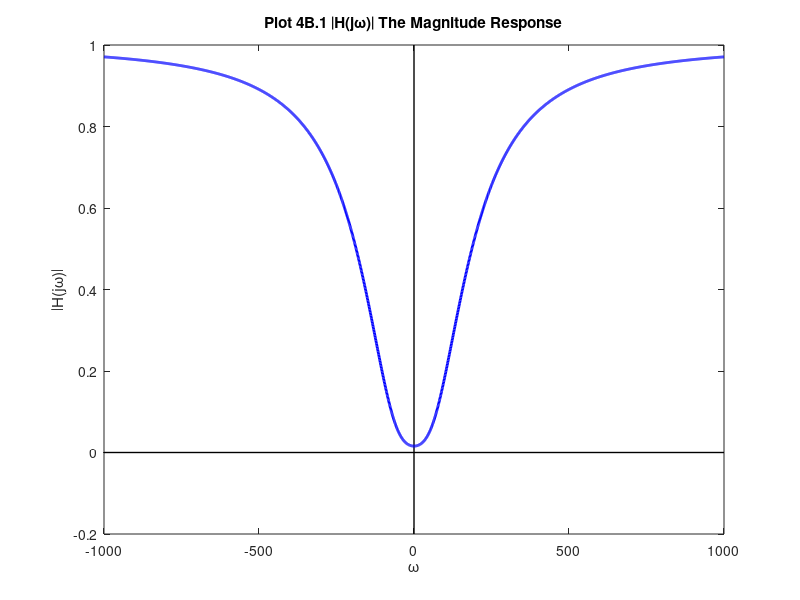
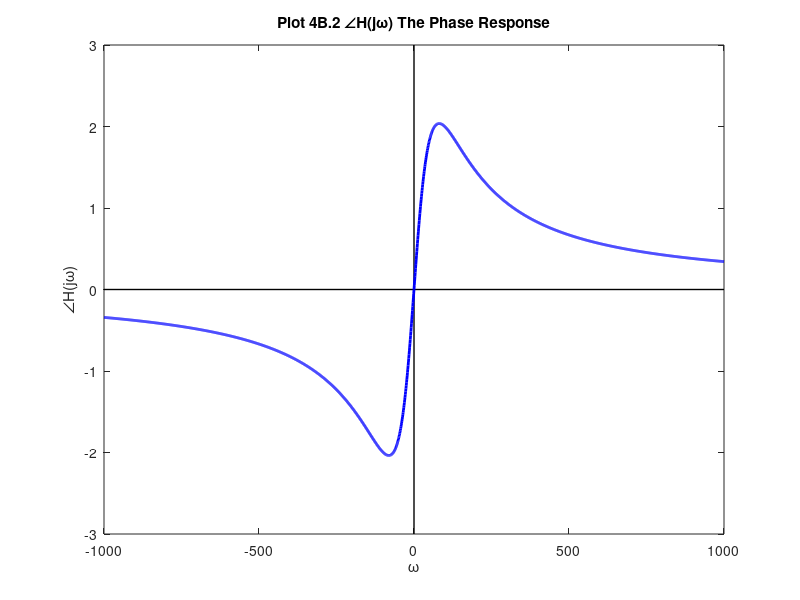
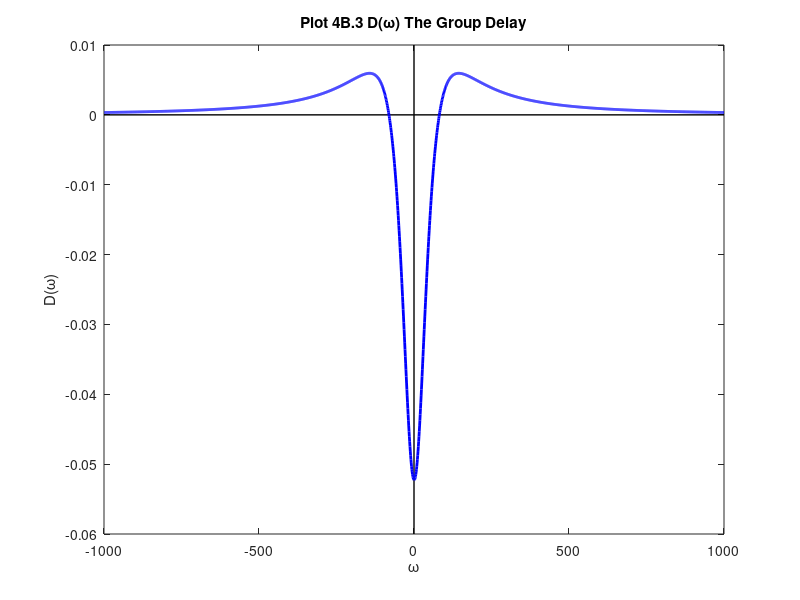

The MATLAB script that drew these images, in order:
% Christopher Brant
% C19816588
% MATLAB Homework 4B Due on 11/1/17

clear; clc; close all;

% a denotes the leftmost digit of my student ID number
a = 1;

%  b denotes the input sampling for frequency
b = 1;

% w will denote the frequency range
w = -1000:b:1000;

% H will denote the fourier transform of the given high pass filter
Hnumerator = ((i*w)+5*(10+a)).*((i*w)+5*(11+a));
Hdenominator = ((i*w)+10*(10+a)).*((i*w)+10*(11+a));
H = (Hnumerator ./ Hdenominator) .^ 3;

% H_mag denotes the magnitude response
H_mag = abs(H);

% H_phase denotes the phase response
H_phase = angle(H);

% Plotting magnitude response
origin = [0, 0];        % origin values used for plotting
x_lims = [-1000, 1000];     % x-axis limits for plot
y_lims = [-0.2, 1];   % y-axis limits for plot

% Create new graph window
figure();
% Plot axis lines
plot(x_lims, origin, 'LineStyle', '-', 'Color',...
    [0,0,0], 'LineWidth', 1);
hold on;
plot(origin, y_lims, 'LineStyle', '-', 'Color',...
    [0,0,0], 'LineWidth', 1);
% Plot each individual x_k value
plot(w, H_mag, 'LineStyle', '-', 'Color',[0,0,1], 'LineWidth', 2);
% Adding labels and axis values to the plot
axis(horzcat(x_lims, y_lims));
title('Plot 4B.1 \midH(j\omega)\mid The Magnitude Response');
xlabel('\omega');
ylabel('\midH(j\omega)\mid');

% Plotting phase response
origin = [0, 0];        % origin values used for plotting
x_lims = [-1000, 1000];     % x-axis limits for plot
y_lims = [-3, 3];   % y-axis limits for plot

% Create new graph window
figure();
% Plot axis lines
plot(x_lims, origin, 'LineStyle', '-', 'Color',...
    [0,0,0], 'LineWidth', 1);
hold on;
plot(origin, y_lims, 'LineStyle', '-', 'Color',...
    [0,0,0], 'LineWidth', 1);
% Plot each individual x_k value
plot(w, unwrap(H_phase), 'LineStyle', '-', 'Color',[0,0,1], 'LineWidth', 2);
% Adding labels and axis values to the plot
axis(horzcat(x_lims, y_lims));
title('Plot 4B.2 \angleH(j\omega) The Phase Response');
xlabel('\omega');
ylabel('\angleH(j\omega)');

% passPer denotes the passband atten. level as a decimal value % of peak
passPer = 0.90;

% stopPer denotes the stopband atten. level as a decimal value % of peak
stopPer = 0.10;

% H_max denotes the maximum value of the magnitude response
H_max = max(H_mag);

% pass denotes the passband attenuation level
pass = passPer * H_max;

% stop denotes the stopband attenuation level
stop = stopPer * H_max;

% passFreq and stopFreq denote the pass and stop band attenuation freq.
passFreq = abs(w(H==min(H(H_mag>=pass))));
stopFreq = abs(w(H==max(H(H_mag<=stop))));

% rollOff denotes the roll off ratio
rollOff = passFreq / stopFreq;

fprintf('Passband attenuation level is %0.3f\n', pass);
fprintf('Passband attenuation frequency is %0.3f\n', passFreq);
fprintf('Stopband attenuation level is %0.3f\n', stop);
fprintf('Stopband attenuation frequency is %0.3f\n', stopFreq);
fprintf('Roll-off ratio is %0.3f\n', rollOff);

% D denotes the group delay of the signal
D = -diff(unwrap(H_phase)) / b;

% w_diff denotes the frequency vector for the differentiated signal
w_diff = w(2:end);

% Plotting group delay
origin = [0, 0];        % origin values used for plotting
x_lims = [-1000, 1000];     % x-axis limits for plot
y_lims = [-0.06, 0.01];   % y-axis limits for plot

% Create new graph window
figure();
% Plot axis lines
plot(x_lims, origin, 'LineStyle', '-', 'Color',...
    [0,0,0], 'LineWidth', 1);
hold on;
plot(origin, y_lims, 'LineStyle', '-', 'Color',...
    [0,0,0], 'LineWidth', 1);
% Plot each individual x_k value
plot(w_diff, D, 'LineStyle', '-', 'Color',[0,0,1], 'LineWidth', 2);
% Adding labels and axis values to the plot
axis(horzcat(x_lims, y_lims));
title('Plot 4B.3 D(\omega) The Group Delay');
xlabel('\omega');
ylabel('D(\omega)');

% D_max denotes the maximum value of the group delay
D_max = max(D);

% w_Dmax denotes the frequency(ies) that the maximum group delay occur(s)
w_Dmax = w_diff(D==D_max);

fprintf('The maximum Group Delay is %0.3f\n', D_max);
fprintf('The/A frequency of the maximum Group Delay is %0.3f\n', w_Dmax);





